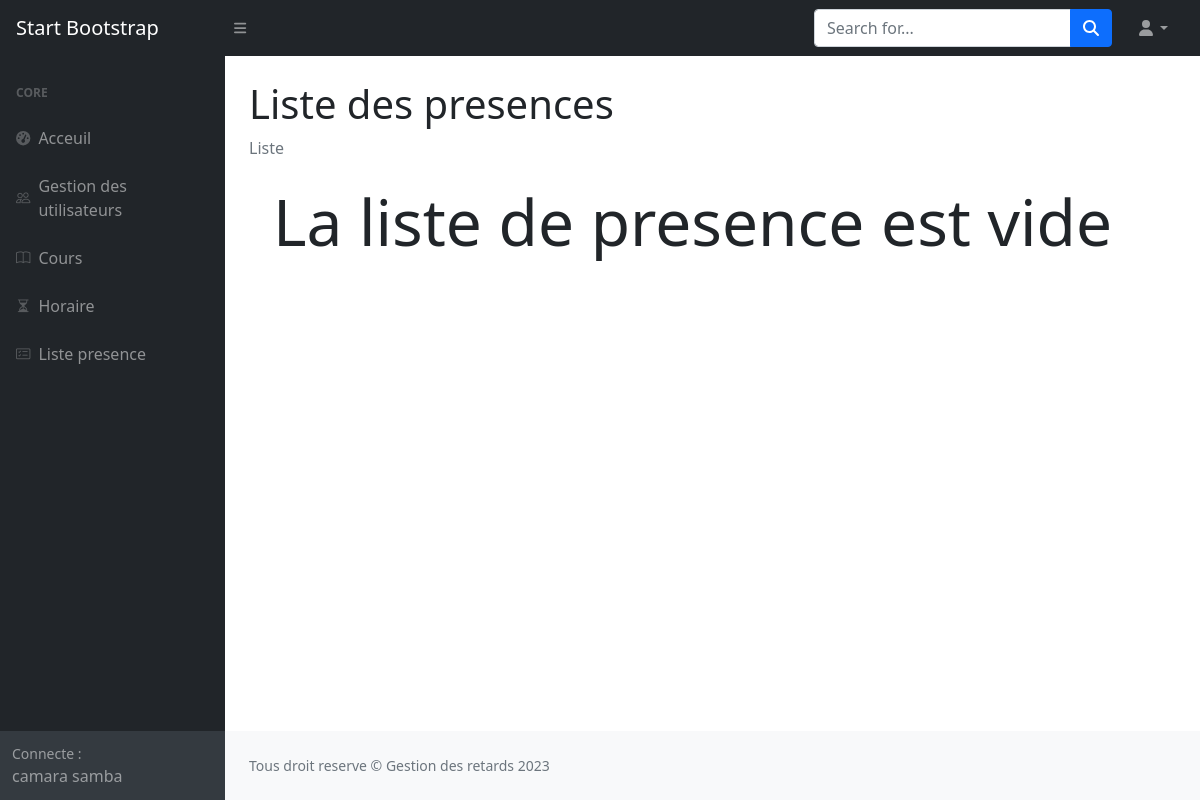
The app's page /controller/presence/ (signed in), older data.
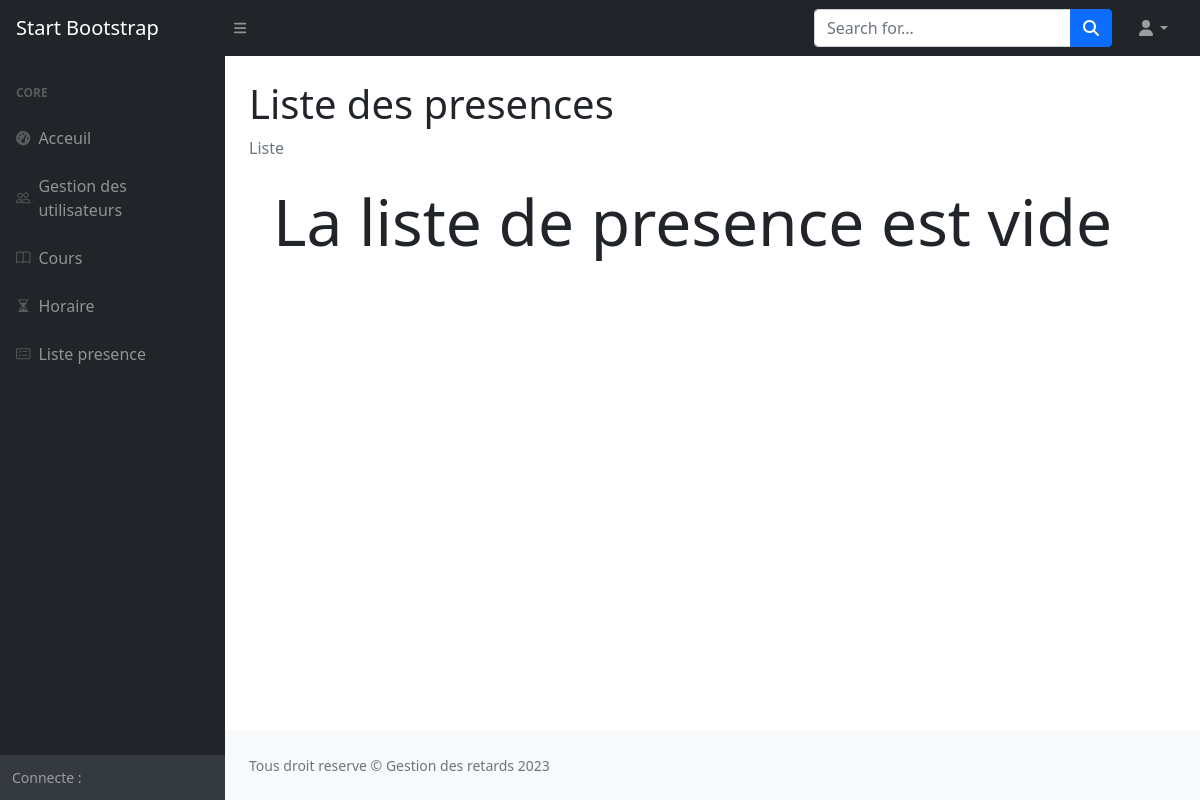
The same page, newer data.
### core/models.py (models this page shows, shortened)
class User(AbstractUser):
    email = models.EmailField(unique=True, null=True)
    type = models.CharField(max_length=255, choices=TYPE)
    username = None
    USERNAME_FIELD = 'email'
    REQUIRED_FIELDS = []
    objects = CustomUserManager()

### core/views.py (the view)
# urls.py: path("presence/", presence, name="presence"),
@login_required
def presence(request):
    presences = Presence.objects.all()
    return render(request, 'core/liste_presence.html', locals())

### core/templates/core/liste_presence.html
{% extends 'base_admin.html' %}
{% block main %}
    <main>
        <div class="container-fluid px-4">
            <h1 class="mt-4 me-3">Liste des presences</h1>
            <ol class="breadcrumb mb-4 me-3">
                <li class="breadcrumb-item active">Liste</li>
            </ol>
            <div class="d-flex container me-3">
                {% if presences %}
                    <table class="table table-bordered">
                    <thead>
                        <tr>
                            <th>Nom</th>
                            <th>Prénom</th>
                            <th>Heure</th>
                            <th>Etat</th>
                        </tr>
                    </thead>
                    <tbody>
                        {% for presence in presences %}
                            <tr>
                                <td>{{ presence.prenom }}</td>
                                <td>{{ presence.nom }}</td>
                                <td>{{ presence.heure }}</td>
                                <td>{{ presence.etat }}</td>
                            </tr>
                        {% endfor %}
                    </tbody>
                </table>
                {% else %}
                    <span class="display-3">La liste de presence est vide</span>
                {% endif %}
            </div>
        </div>
    </main>
{% endblock %}

### templates/base_admin.html (shortened to what this page needs)
{% load static %}
<!DOCTYPE html>
<html lang="en">
    <head>
        <link href="{% static 'css/styles.css' %}" rel="stylesheet" />
        <link href="{% static 'css/bootstrap.css' %}" rel="stylesheet" />
        <link rel="stylesheet" href="https://cdn.jsdelivr.net/npm/bootstrap-icons@1.3.0/font/bootstrap-icons.css">
        <link href="https://cdn.jsdelivr.net/npm/simple-datatables@7.1.2/dist/style.min.css" rel="stylesheet" />
    </head>
    <body class="sb-nav-fixed">
        <nav class="sb-topnav navbar navbar-expand navbar-dark bg-dark">
            <a class="navbar-brand ps-3" href="">Start Bootstrap</a>
            <button class="btn btn-link btn-sm order-1 order-lg-0 me-4 me-lg-0" id="sidebarToggle" href="#!"><i class="fas fa-bars"></i></button>
            <form class="d-none d-md-inline-block form-inline ms-auto me-0 me-md-3 my-2 my-md-0">
                <div class="input-group">
                    <input class="form-control" type="text" placeholder="Search for..." aria-label="Search for..." aria-describedby="btnNavbarSearch" />
                    <button class="btn btn-primary" id="btnNavbarSearch" type="button"><i class="fas fa-search"></i></button>
                </div>
            </form>
            <ul class="navbar-nav ms-auto ms-md-0 me-3 me-lg-4">
                <li class="nav-item dropdown">
                    <a class="nav-link dropdown-toggle" id="navbarDropdown" href="#" role="button" data-bs-toggle="dropdown" aria-expanded="false"><i class="fas fa-user fa-fw"></i></a>
                </li>
            </ul>
        </nav>
        <div id="layoutSidenav">
            <div id="layoutSidenav_nav">
                <nav class="sb-sidenav accordion sb-sidenav-dark" id="sidenavAccordion">
                    <div class="sb-sidenav-menu">
                        <div class="nav">
                            <div class="sb-sidenav-menu-heading">Core</div>
                            <a class="nav-link" href="{% url 'index' %}">
                                <div class="sb-nav-link-icon"><i class="fas fa-tachometer-alt"></i></div>
                                Acceuil
                            </a>
                            <a class="nav-link" href="{% url 'gestion_utilisateur' %}">
                                <div class="sb-nav-link-icon"><i class="bi bi-people"></i></div>
                                Gestion des utilisateurs
                            </a>
                            <a class="nav-link" href="{% url 'cours' %}">
                                <div class="sb-nav-link-icon"><i class="bi bi-book"></i></div>
                                Cours
                            </a>
                            <a class="nav-link" href="{% url 'heure' %}">
                                <div class="sb-nav-link-icon"><i class="bi bi-hourglass-split"></i></div>
                                Horaire
                            </a>
                            <a class="nav-link" href="{% url 'presence' %}">
                                <div class="sb-nav-link-icon"><i class="bi bi-card-checklist"></i></div>
                                Liste presence
                            </a>
                        </div>
                    </div>
                    <div class="sb-sidenav-footer">
                        <div class="small">Connecte :</div>
                        <span>{{ user.first_name }}</span> <span>{{ user.last_name }}</span>
                    </div>
                </nav>
            </div>
            <div id="layoutSidenav_content">
                {% block main %}
                {% endblock %}
                <footer class="py-4 bg-light mt-auto">
                    <div class="container-fluid px-4">
                        <div class="d-flex align-items-center justify-content-between small">
                            <div class="text-muted">Tous droit reserve &copy; Gestion des retards 2023</div>
                        </div>
                    </div>
                </footer>
            </div>
        </div>
    </body>

Row changes from the older to the newer data that the page shows:
no longer on this page (row edited): User: first_name "camara", last_name "samba"
